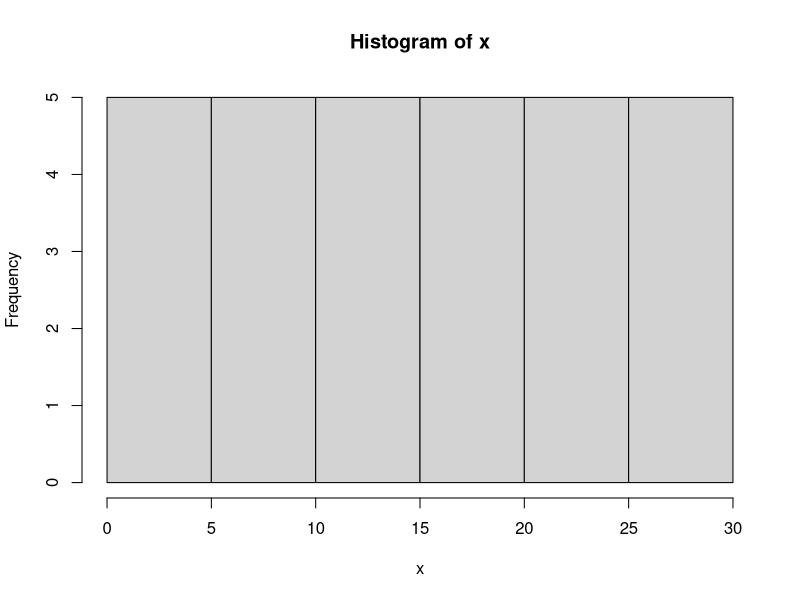
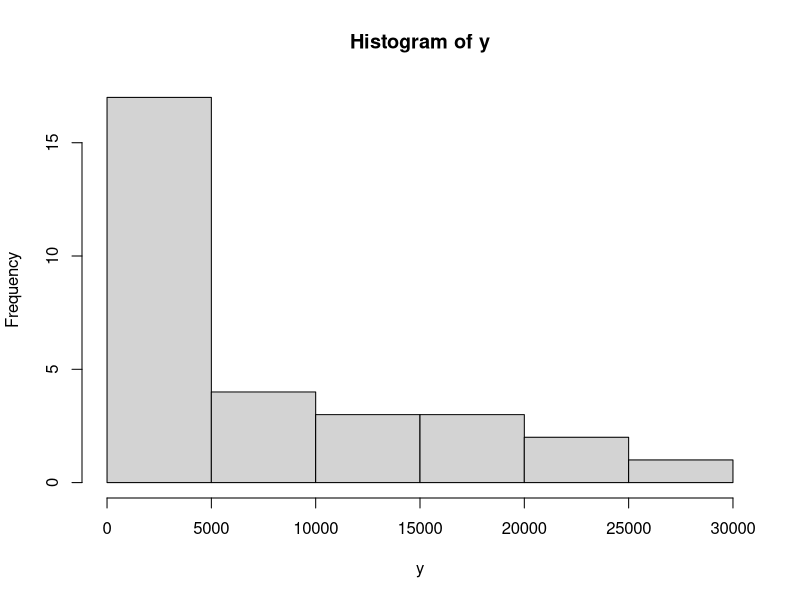
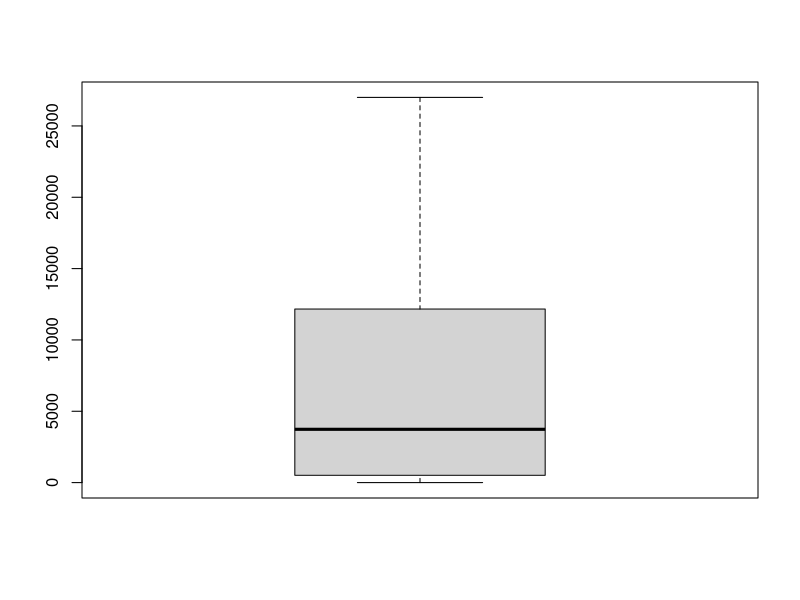
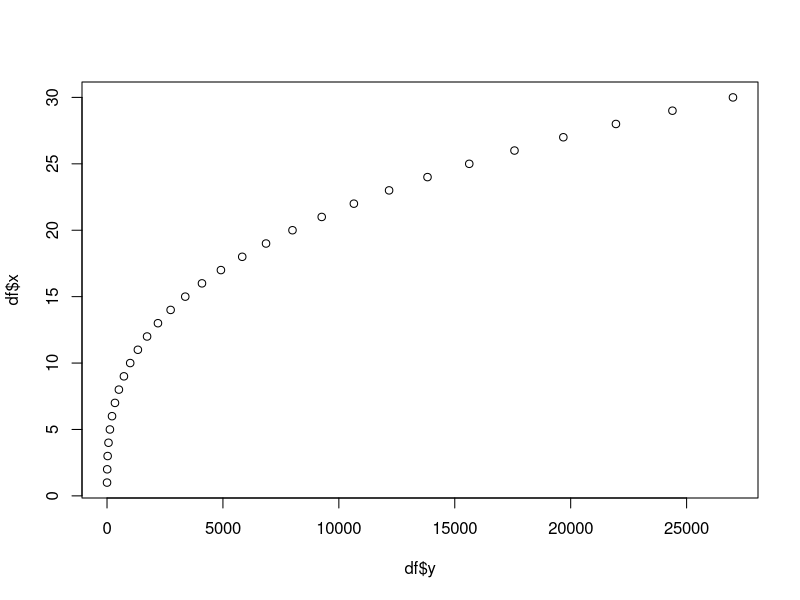
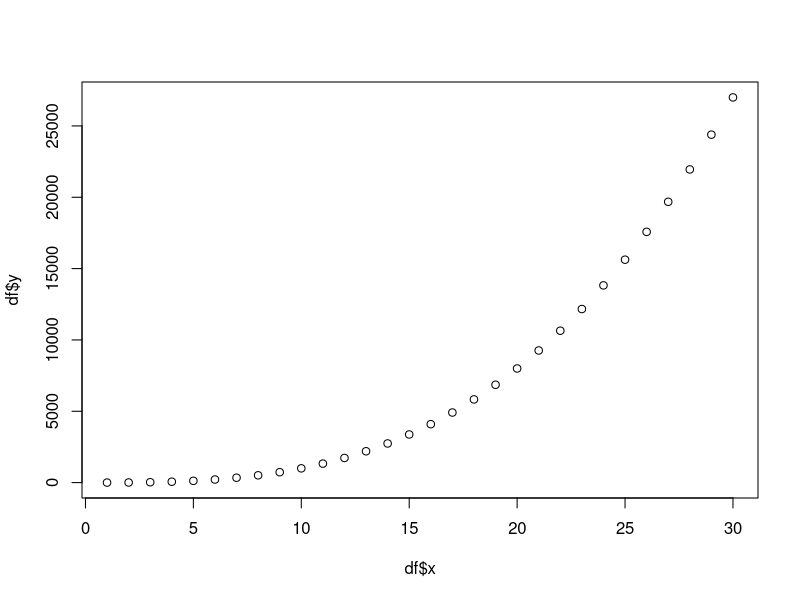
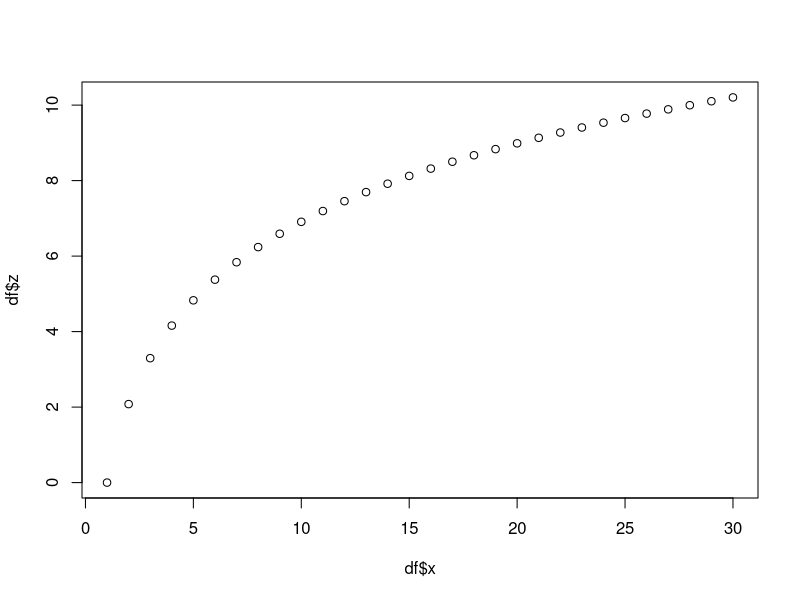

Here is the R script that generated these plots, in order:
data <- c(1,2,3,4,5,6,7,8,9) #num 
#data1 <- c(1:9) int
text <- c("a","b","c","d","e","f","g","h","i")
matrix <- cbind(data,text)
print(matrix)
class(matrix)

#We create df, df upto 2 GB data data.table = upto 20GB

#define x varibale as a series from 1 to 30
x<- c(1:30)
y <- x^3

#Plot Histogram
hist(x)
hist(y)

#Frequency
table(x)
table(y)

#How interval of 5000 and bar number defined in SW, log min 5 max 15, Rule of Thumb

#Summary of x
summary(x)

#mean - sd
#median - IQR (Q3-Q1)

outlierxp <- 15.50+1.5*(22.75-8.25)
outlierxp

outlierxn <- 15.50-1.5*(22.75-8.25)
outlierxn

#Outlier not present in x

#Summary of y
summary(y)
outlieryp <- 3735.5+1.5*(11787.2-566.2)
outlieryp

outlieryn <- 3735.5-1.5*(11787.2-566.2)
outlieryn

boxplot(y)

#Outlier not present in x as per classical box plot
#Plot tukey boxplot in R to get outlier

#If there is outlier then there will be O in boxplot

#create dataframe 
df <- data.frame(x<-c(1:30),y<-c(x^3))
df

#Changing column name of df
colnames(df)<-c('x','y')
df

#Correlation: 
#Person(r) = linear

#sperman(P) = non linear

#Scatter Plot
plot(df$y,df$x) #(y,x)
plot(df$x,df$y) #(x,y)

#Non-linear so use sperman plot
corr <-cor.test(x,y,method='spearman')
corr

df$z <-log(df$y)
plot(df$x, df$z) #linear

cor(df$z,df$x)



